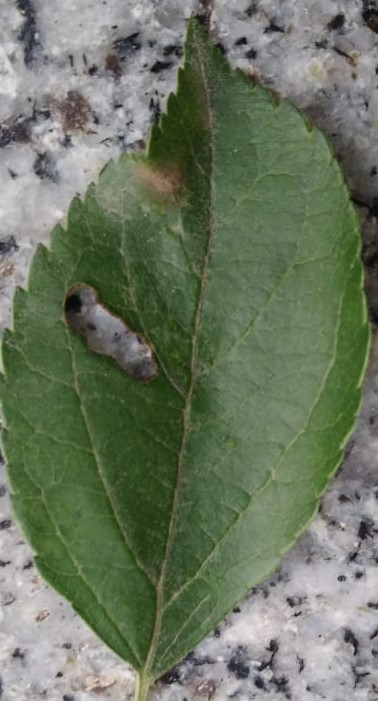
%> input picture apple/APPLE ROT LEAVES.jpeg, 378 x 701 px
$ octave --eval "result = seqmem(imread('apple/APPLE ROT LEAVES.jpeg'));"   (GNU Octave 9; MATLAB toolbox functions it lacks are replaced by stand-ins)
%> lines starting %> are read from the running program, lines starting %| are printed output that depends on the picture; in (x1, y1, x2, y2) boxes, pixels count from 0 and x2, y2 are one past the last pixel; in counts of white or black regions, pixels touching at a corner belong together; the program's own positions count from 1
function bBlob=seqmem(inp)
T = graythresh(inp);
%> T = 0.463
   km = im2bw(inp,T);
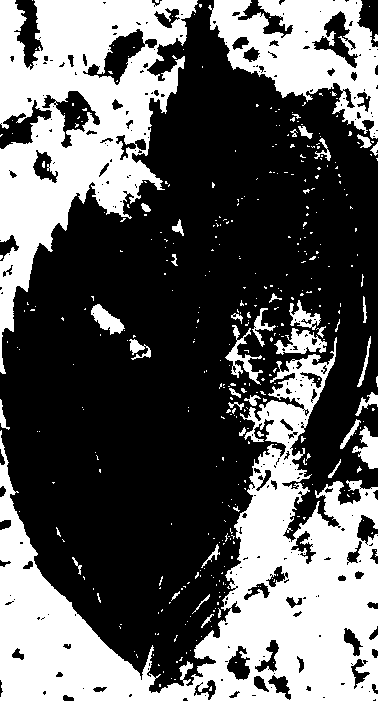
%> km: size 701x378 logical; 37.2% white; 398 white regions (357 under 20 px), largest, box (x1, y1, x2, y2) and area: (0, 337, 378, 701) 48835, (0, 0, 198, 374) 31262, (208, 0, 378, 139) 11780
   lImage = bwlabel(km);
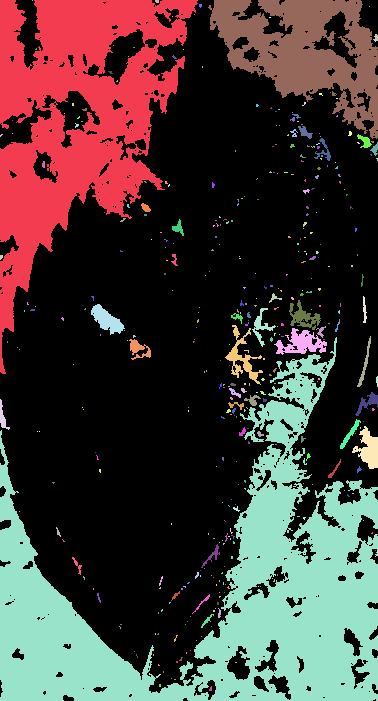
%> lImage: size 701x378 double; 399 distinct labels, from 0 to 398; one colour per label, 0 black
   measurements = regionprops(lImage, 'Area');
%> measurements = 398 regions; largest, Area: 48835, 31262, 11780, 708, 606
   allAreas = [measurements.Area];
%> allAreas = 398 values, max 48835 at index 5, min 1 at index 7, mean 247.9
   [bArea, indexOfBiggest] = sort(allAreas, 'descend');
%> bArea = 398 values, max 48835 at index 1, min 1 at index 293, mean 247.9; indexOfBiggest = 398 values, max 398 at index 54, min 1 at index 2, mean 199.5
   bBlob = ismember(lImage, indexOfBiggest(1));
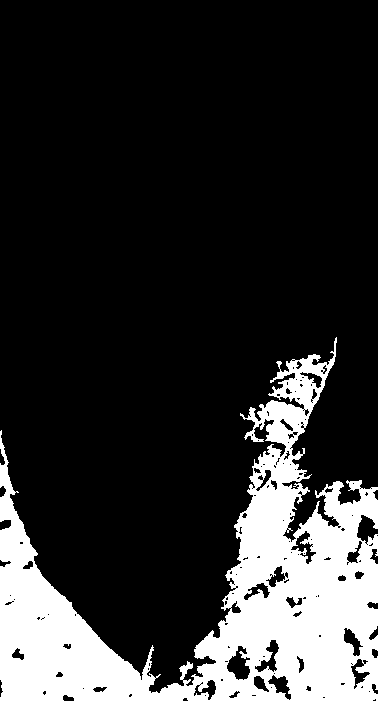
%> bBlob: size 701x378 logical; 18.4% white; 1 white region, box (x1, y1, x2, y2) and area: (0, 337, 378, 701) 48835
   bBlob = bBlob > 0;

$ run again, on apple/LEAF BLOTCH.jpeg
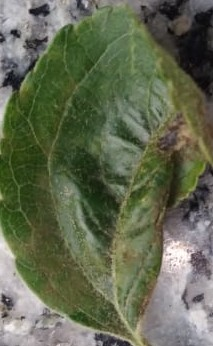
%> input picture apple/LEAF BLOTCH.jpeg, 213 x 346 px
%> T = 0.412
%> km: size 346x213 logical; 40.5% white; 142 white regions (131 under 20 px), largest, box (x1, y1, x2, y2) and area: (0, 0, 213, 346) 27876, (175, 105, 213, 166) 579, (0, 86, 13, 142) 378
%> in seqmem, `lImage = bwlabel(km);`:
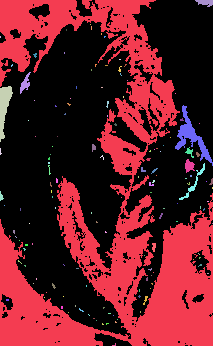
%> lImage: size 346x213 double; 143 distinct labels, from 0 to 142; one colour per label, 0 black
%> measurements = 142 regions; largest, Area: 27876, 579, 378, 124, 103
%> allAreas = 142 values, max 27876 at index 1, min 1 at index 6, mean 210.2
%> bArea = 142 values, max 27876 at index 1, min 1 at index 107, mean 210.2; indexOfBiggest = 142 values, max 142 at index 142, min 1 at index 1, mean 71.5
%> in seqmem, `bBlob = ismember(lImage, indexOfBiggest(1));`:
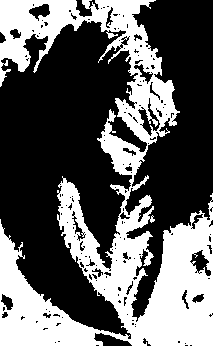
%> bBlob: size 346x213 logical; 37.8% white; 1 white region, box (x1, y1, x2, y2) and area: (0, 0, 213, 346) 27876

$ run again, on apple/SCAB LEAVES.jpeg
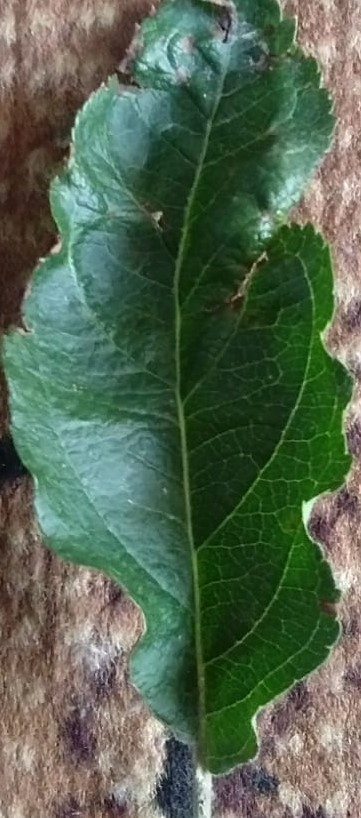
%> input picture apple/SCAB LEAVES.jpeg, 361 x 818 px
%> T = 0.373
%> km: size 818x361 logical; 46.9% white; 352 white regions (310 under 20 px), largest, box (x1, y1, x2, y2) and area: (0, 0, 269, 818) 84084, (185, 0, 361, 818) 41615, (0, 0, 136, 106) 8278
%> in seqmem, `lImage = bwlabel(km);`:
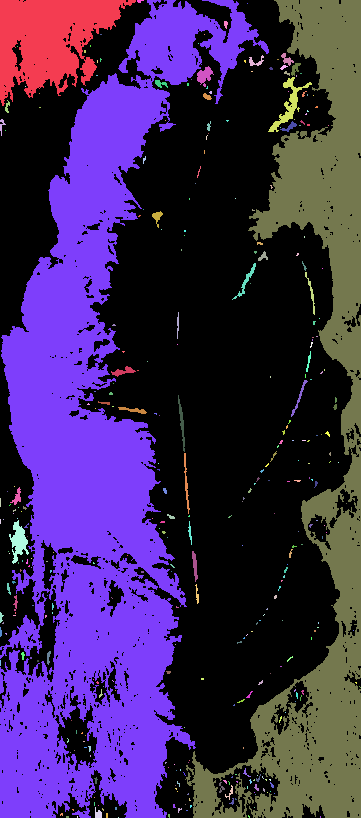
%> lImage: size 818x361 double; 353 distinct labels, from 0 to 352; one colour per label, 0 black
%> measurements = 352 regions; largest, Area: 84084, 41615, 8278, 518, 416
%> allAreas = 352 values, max 84084 at index 7, min 1 at index 10, mean 393.5
%> bArea = 352 values, max 84084 at index 1, min 1 at index 258, mean 393.5; indexOfBiggest = 352 values, max 352 at index 257, min 1 at index 3, mean 176.5
%> in seqmem, `bBlob = ismember(lImage, indexOfBiggest(1));`:
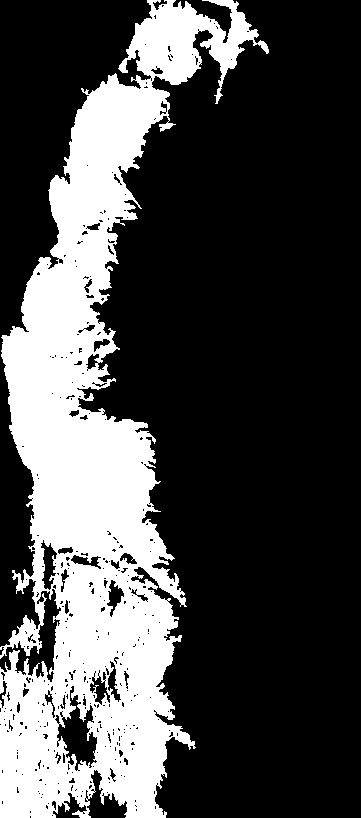
%> bBlob: size 818x361 logical; 28.5% white; 1 white region, box (x1, y1, x2, y2) and area: (0, 0, 269, 818) 84084
